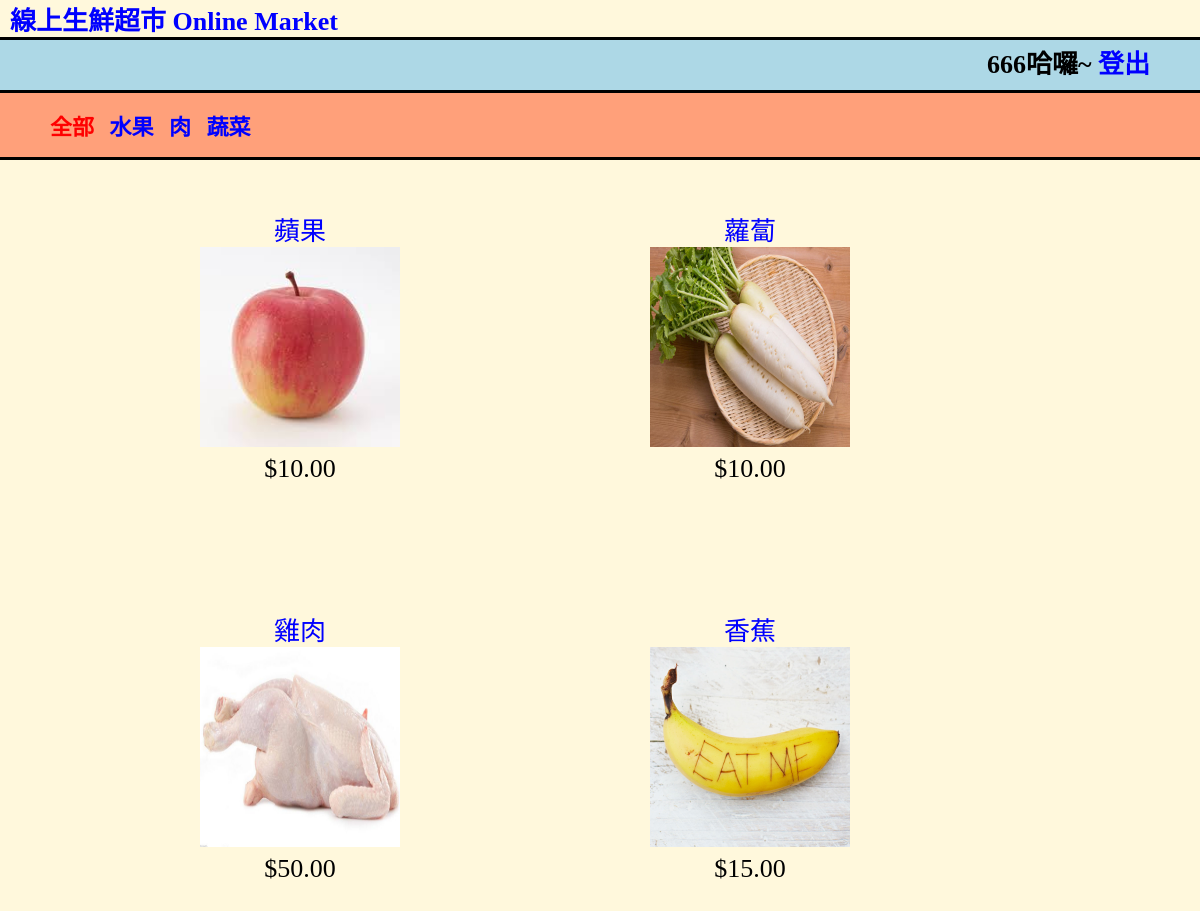
The app's page / (signed in) with its own data.
### shop/models.py (models this page shows, shortened)
class Category(models.Model):
    name = models.CharField(max_length=200, db_index=True)
    slug = models.SlugField(max_length=200, db_index=True, unique=True)
    class Meta:
        ordering = ('name',)
        verbose_name = 'category'
        verbose_name_plural = 'categories'
    def get_absolute_url(self):
        return reverse('shop:product_list_by_category',
                       args=[self.slug])

class Product(models.Model):
    category = models.ForeignKey(Category, related_name='products')
    name = models.CharField(max_length=200, db_index=True)
    slug = models.SlugField(max_length=200, db_index=True)
    image = models.ImageField(upload_to='products/%Y/%m/%d', blank=True)
    description = models.TextField(blank=True)
    price = models.DecimalField(max_digits=10, decimal_places=2)
    stock = models.PositiveIntegerField()
    available = models.BooleanField(default=True)
    created = models.DateTimeField(auto_now_add=True)
    updated = models.DateTimeField(auto_now=True)
    class Meta:
        ordering = ('name',)
        index_together = (('id', 'slug'),)
    def get_absolute_url(self):
        return reverse('shop:product_detail',
                       args=[self.id, self.slug])

### shop/views.py (the view)
# urls.py: url(r'^$', views.product_list, name='product_list'),
def product_list(request, category_slug=None):
    category = None
    categories = Category.objects.all()
    products = Product.objects.filter(available=True)
    if category_slug:
        category = get_object_or_404(Category, slug=category_slug)
        products = products.filter(category=category)
    return render(request, 'shop/product/list.html', {'category': category,
                                                      'categories': categories, 'products': products})

### shop/templates/shop/product/list.html (shortened to what this page needs)
{% extends "shop/base.html" %}
{% load staticfiles %}
{% block content %}
    <div id="sidebar">
        <ul>
            <li class="selected">
                <a href="{% url "shop:product_list" %}" style="color: red;margin-left: 10px;">全部</a>
                {% for c in categories %}
                    <a href="{{ c.get_absolute_url }}" style="margin-left: 10px;"> {{ c.name }}</a>
                {% endfor %}
            </li>
        </ul>
    </div>
    <div id="main" class="product-list">
        {% for product in products %}
            <div class="item">
                <a href="{{ product.get_absolute_url }}"> {{ product.name }}</a>
                <br>
                <a href="{{ product.get_absolute_url }}">
                    <img src="{% if product.image %}{{ product.image.url }}{% else %}
                                {% static "images/no_image.png" %}{% endif %}" style="width: 200px;height: 200px;">
                </a>
                <br>
                ${{ product.price }}
            </div>
        {% endfor %}
    </div>
{% endblock %}

### shop/static/css/base.css (style rules this page uses)
body { background-color: cornsilk; margin: 0 auto; padding: 0 auto; }
a { position:relative; text-decoration:none; color: blue; }
ul, li { position:relative; }
#sidebar { background-color: lightsalmon; width: 100%; border-bottom-style:solid; border-top-style: solid; margin-bottom: 50px; }
.selected { font-size: 22px; font-weight: bold; list-style-type: none; }
.item { text-align:center; font-size: 26px; height: 300px; width: 300px; float:left; margin-left: 150px; margin-bottom: 100px; }

### records on screen
Category: name "水果"
Category: name "肉"
Category: name "蔬菜"
Product: name "蘋果", image (picture), price "10.00"
Product: name "蘿蔔", image (picture), price "10.00"
Product: name "雞肉", image (picture), price "50.00"
Product: name "香蕉", image (picture), price "15.00"

### other values on screen
{{ request.session.user_name }} "666"
